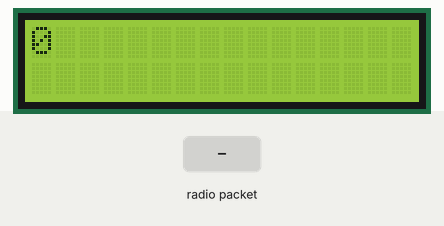
This sketch was run on a simulated Arduino Uno, built with avr-gcc and run on an emulated ATmega328P. Shown: 16×2 character LCD. The inputs (shaded band) are chosen by the test bench. No radio packets arrive unless stated; what the sketch prints to the serial monitor is not drawn.

Above: at 0.2 s.
At 1.6 s:
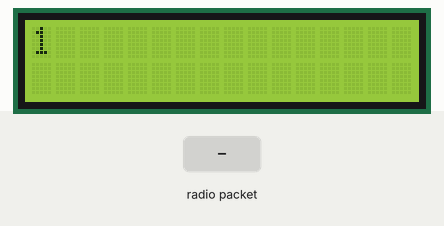
1.7 s: radio packet "5" arrives
At 2.8 s:
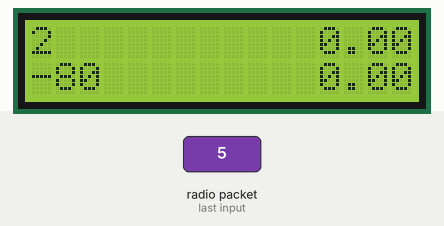
Timing chart, 0 to 4.7 s (numbered marks = the images above; inputs shaded):
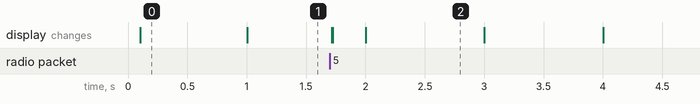

Measured:
- what the display in image 0 shows lasts 0.9 s, from 0.1 s to 1.0 s
- what the display in image 2 shows lasts 1.0 s, from 2.0 s to 3.0 s

The sketch:

lora_receive.ino
```cpp
#include <LiquidCrystal.h>
#include <SPI.h>
#include <LoRa.h>
#include <SoftwareSerial.h>
#include <Wire.h>

SoftwareSerial mySerial(2, 3);  // RX, TX
#define NSS 10
#define NRESET 6
#define DIO0 7
#define BAND 433E6  // Set frequency to 433 MHz

const int rs = 8, en = 9, d4 = 5, d5 = 4, d6 = 3, d7 = 2;
LiquidCrystal lcd(rs, en, d4, d5, d6, d7);

void setup() {
  mySerial.begin(9600);
  Serial.begin(115200);
  Wire.begin(3);  // Join I2C bus as master
  Wire.setWireTimeout(30000 /* us */, true /* reset_on_timeout */);
  while (!Serial) {};

  LoRa.setPins(NSS, NRESET, DIO0);
  if (!LoRa.begin(BAND)) {
    Serial.println("Starting LoRa failed!");
    while (1) {};
  }
  Serial.println("LoRa Receiver");
  delay(20);
  //lcdInit();
  //lcdPrint("HELLO, WORLD!");
  lcd.begin(16, 2);

  // Print a message to the LCD.
  lcd.print("!");
}

void loop() {
  // Try to parse a packet
  int packetSize = LoRa.parsePacket();


  if (packetSize > 0) {
    // Received a packet
    String receivedMessage = "";

    while (LoRa.available()) {
      char c = LoRa.read();
      receivedMessage += c;
    }
    int rssi = (LoRa.packetRssi());
    Serial.print("Received: ");
    Serial.println(receivedMessage + "- rssi: " + rssi);
    Serial.println("send to OPI: ");
    mySerial.println(receivedMessage);
    //String dataToSend = receivedMessage;
    //char charArray[dataToSend.length() + 1];               // Create a character array
    //dataToSend.toCharArray(charArray, sizeof(charArray));  // Convert String to character array

    //Wire.beginTransmission(8);  // Address of the slave
    //Wire.write(charArray);      // Send the character array
    //Wire.endTransmission();
    int ind1 = receivedMessage.indexOf(" ");
    String msg = receivedMessage.substring(ind1);
    ind1 = msg.indexOf(" ");
    msg = msg.substring(ind1 + 1);
    ind1 = msg.indexOf(" ");
    String counter = msg.substring(0, ind1);
    msg = msg.substring(ind1 + 1);

    ind1 = msg.indexOf(" ");
    String panel = msg.substring(0, ind1);
    msg = msg.substring(ind1 + 1);

    ind1 = msg.indexOf(" ");
    String batt = msg.substring(0, ind1);

    msg = msg.substring(ind1 + 1);

    lcd.setCursor(6, 0);
    lcd.print(counter);
    delay(5);


    lcd.setCursor(12, 0);
    lcd.print(panel.toFloat() * 10 / 1024);
    delay(5);


    lcd.setCursor(12, 1);
    lcd.print(msg.toFloat() * 10 / 1024);
    delay(5);


    lcd.setCursor(0, 1);
    lcd.print(String(rssi));
    delay(5);
  }
  lcd.setCursor(0, 0);
  lcd.print(int(millis() / 1000));
  delay(5);
}
```
